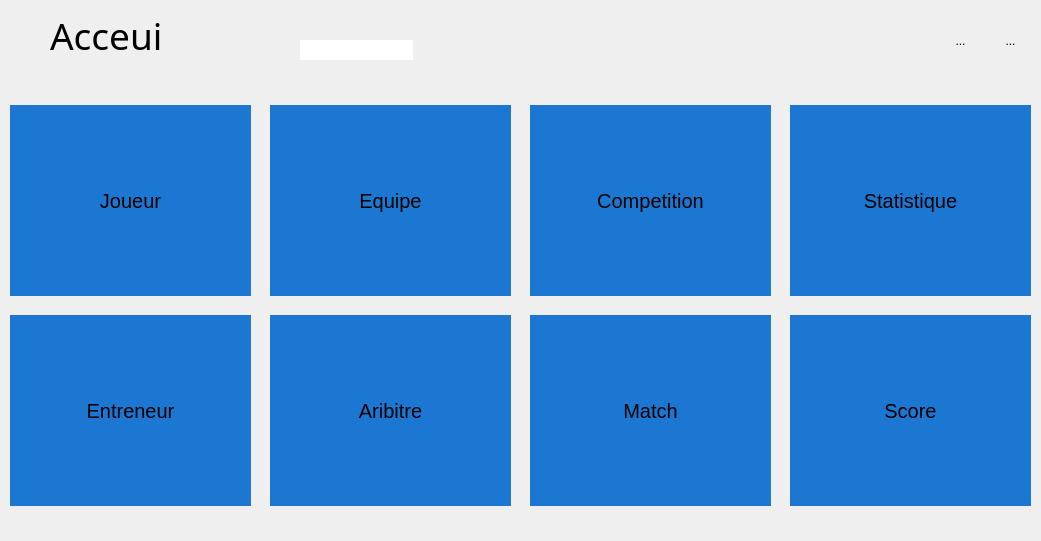
   <widget class="QWidget" name="Acceuil" native="true">
    <property name="enabled">
     <bool>true</bool>
    </property>
    <property name="geometry">
     <rect>
      <x>30</x>
      <y>700</y>
      <width>1041</width>
      <height>541</height>
     </rect>
    </property>
    <property name="styleSheet">
     <string notr="true">border-style:hidden hidden hidden groove</string>
    </property>
    <widget class="QLabel" name="label">
     <property name="geometry">
      <rect>
       <x>50</x>
       <y>15</y>
       <width>111</width>
       <height>41</height>
      </rect>
     </property>
     <property name="font">
      <font>
       <family>Calibri Light</family>
       <pointsize>28</pointsize>
      </font>
     </property>
     <property name="text">
      <string>Acceuil</string>
     </property>
    </widget>
    <widget class="QToolButton" name="toolButton_2">
     <property name="geometry">
      <rect>
       <x>10</x>
       <y>315</y>
       <width>241</width>
       <height>191</height>
      </rect>
     </property>
     <property name="font">
      <font>
       <pointsize>15</pointsize>
      </font>
     </property>
     <property name="cursor">
      <cursorShape>PointingHandCursor</cursorShape>
     </property>
     <property name="styleSheet">
      <string notr="true">background-color:#1c77d2</string>
     </property>
     <property name="text">
      <string>Entreneur</string>
     </property>
    </widget>
    <widget class="QToolButton" name="toolButton_3">
     <property name="geometry">
      <rect>
       <x>270</x>
       <y>105</y>
       <width>241</width>
       <height>191</height>
      </rect>
     </property>
     <property name="font">
      <font>
       <pointsize>15</pointsize>
      </font>
     </property>
     <property name="cursor">
      <cursorShape>PointingHandCursor</cursorShape>
     </property>
     <property name="styleSheet">
      <string notr="true">background-color:#1c77d2</string>
     </property>
     <property name="text">
      <string>Equipe</string>
     </property>
    </widget>
    <widget class="QToolButton" name="toolButton_5">
     <property name="geometry">
      <rect>
       <x>530</x>
       <y>105</y>
       <width>241</width>
       <height>191</height>
      </rect>
     </property>
     <property name="font">
      <font>
       <pointsize>15</pointsize>
      </font>
     </property>
     <property name="cursor">
      <cursorShape>PointingHandCursor</cursorShape>
     </property>
     <property name="styleSheet">
      <string notr="true">background-color:#1c77d2</string>
     </property>
     <property name="text">
      <string>Competition</string>
     </property>
    </widget>
    <widget class="QToolButton" name="toolButton_6">
     <property name="geometry">
      <rect>
       <x>790</x>
       <y>105</y>
       <width>241</width>
       <height>191</height>
      </rect>
     </property>
     <property name="font">
      <font>
       <pointsize>15</pointsize>
      </font>
     </property>
     <property name="cursor">
      <cursorShape>PointingHandCursor</cursorShape>
     </property>
     <property name="styleSheet">
      <string notr="true">background-color:#1c77d2</string>
     </property>
     <property name="text">
      <string>Statistique</string>
     </property>
    </widget>
    <widget class="QToolButton" name="toolButton_9">
     <property name="geometry">
      <rect>
       <x>270</x>
       <y>315</y>
       <width>241</width>
       <height>191</height>
      </rect>
     </property>
     <property name="font">
      <font>
       <pointsize>15</pointsize>
      </font>
     </property>
     <property name="cursor">
      <cursorShape>PointingHandCursor</cursorShape>
     </property>
     <property name="styleSheet">
      <string notr="true">background-color:#1c77d2</string>
     </property>
     <property name="text">
      <string>Aribitre</string>
     </property>
    </widget>
    <widget class="QToolButton" name="toolButton_10">
     <property name="geometry">
      <rect>
       <x>530</x>
       <y>315</y>
       <width>241</width>
       <height>191</height>
      </rect>
     </property>
     <property name="font">
      <font>
       <pointsize>15</pointsize>
      </font>
     </property>
     <property name="cursor">
      <cursorShape>PointingHandCursor</cursorShape>
     </property>
     <property name="styleSheet">
      <string notr="true">background-color:#1c77d2</string>
     </property>
     <property name="text">
      <string>Match</string>
     </property>
    </widget>
    <widget class="QToolButton" name="toolButton_11">
     <property name="geometry">
      <rect>
       <x>790</x>
       <y>315</y>
       <width>241</width>
       <height>191</height>
      </rect>
     </property>
     <property name="font">
      <font>
       <pointsize>15</pointsize>
      </font>
     </property>
     <property name="cursor">
      <cursorShape>PointingHandCursor</cursorShape>
     </property>
     <property name="styleSheet">
      <string notr="true">background-color:#1c77d2</string>
     </property>
     <property name="text">
      <string>Score</string>
     </property>
    </widget>
    <widget class="QLabel" name="label_3">
     <property name="geometry">
      <rect>
       <x>11</x>
       <y>19</y>
       <width>30</width>
       <height>30</height>
      </rect>
     </property>
     <property name="text">
      <string/>
     </property>
     <property name="pixmap">
      <pixmap>acceuil.png</pixmap>
     </property>
     <property name="scaledContents">
      <bool>true</bool>
     </property>
    </widget>
    <widget class="QToolButton" name="toolButton">
     <property name="geometry">
      <rect>
       <x>900</x>
       <y>30</y>
       <width>21</width>
       <height>21</height>
      </rect>
     </property>
     <property name="cursor">
      <cursorShape>PointingHandCursor</cursorShape>
     </property>
     <property name="text">
      <string/>
     </property>
     <property name="icon">
      <iconset>
       <normaloff>login.png</normaloff>login.png</iconset>
     </property>
     <property name="iconSize">
      <size>
       <width>30</width>
       <height>30</height>
      </size>
     </property>
    </widget>
    <widget class="QToolButton" name="toolButton_2">
     <property name="geometry">
      <rect>
       <x>950</x>
       <y>30</y>
       <width>21</width>
       <height>21</height>
      </rect>
     </property>
     <property name="cursor">
      <cursorShape>PointingHandCursor</cursorShape>
     </property>
     <property name="text">
      <string>...</string>
     </property>
     <property name="icon">
      <iconset>
       <normaloff>reglage (1).png</normaloff>reglage (1).png</iconset>
     </property>
     <property name="iconSize">
      <size>
       <width>30</width>
       <height>30</height>
      </size>
     </property>
    </widget>
    <widget class="QToolButton" name="toolButton_3">
     <property name="geometry">
      <rect>
       <x>1000</x>
       <y>30</y>
       <width>21</width>
       <height>21</height>
      </rect>
     </property>
     <property name="cursor">
      <cursorShape>PointingHandCursor</cursorShape>
     </property>
     <property name="text">
      <string>...</string>
     </property>
     <property name="icon">
      <iconset>
       <normaloff>fermeture.png</normaloff>fermeture.png</iconset>
     </property>
     <property name="iconSize">
      <size>
       <width>30</width>
       <height>30</height>
      </size>
     </property>
    </widget>
    <widget class="QLineEdit" name="lineEdit">
     <property name="geometry">
      <rect>
       <x>300</x>
       <y>40</y>
       <width>113</width>
       <height>20</height>
      </rect>
     </property>
    </widget>
    <widget class="QToolButton" name="toolButton_7">
     <property name="geometry">
      <rect>
       <x>10</x>
       <y>105</y>
       <width>241</width>
       <height>191</height>
      </rect>
     </property>
     <property name="font">
      <font>
       <pointsize>15</pointsize>
      </font>
     </property>
     <property name="cursor">
      <cursorShape>PointingHandCursor</cursorShape>
     </property>
     <property name="styleSheet">
      <string notr="true">background-color:#1c77d2</string>
     </property>
     <property name="text">
      <string>Joueur</string>
     </property>
    </widget>
   </widget>
